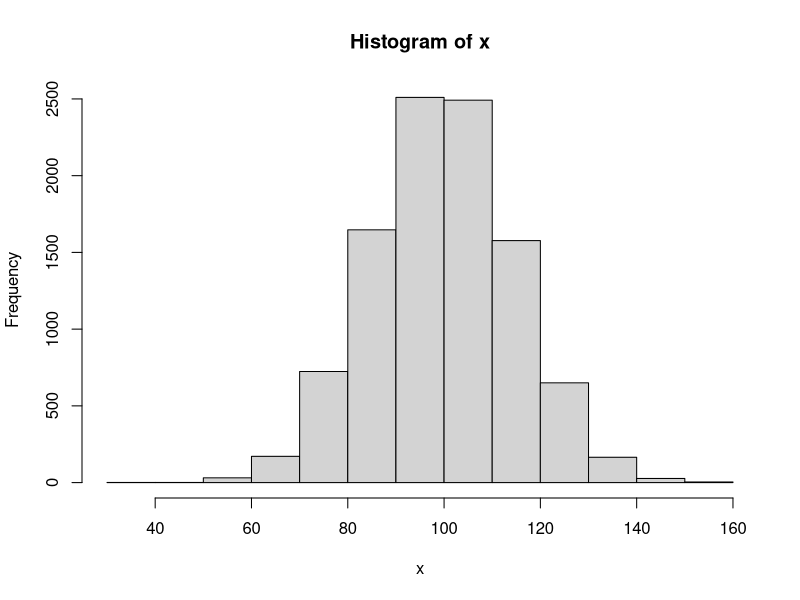

Source code (R):
## ---- chunk 1
x <- rnorm(10000, mean = 100, sd = 15)
hist(x)
